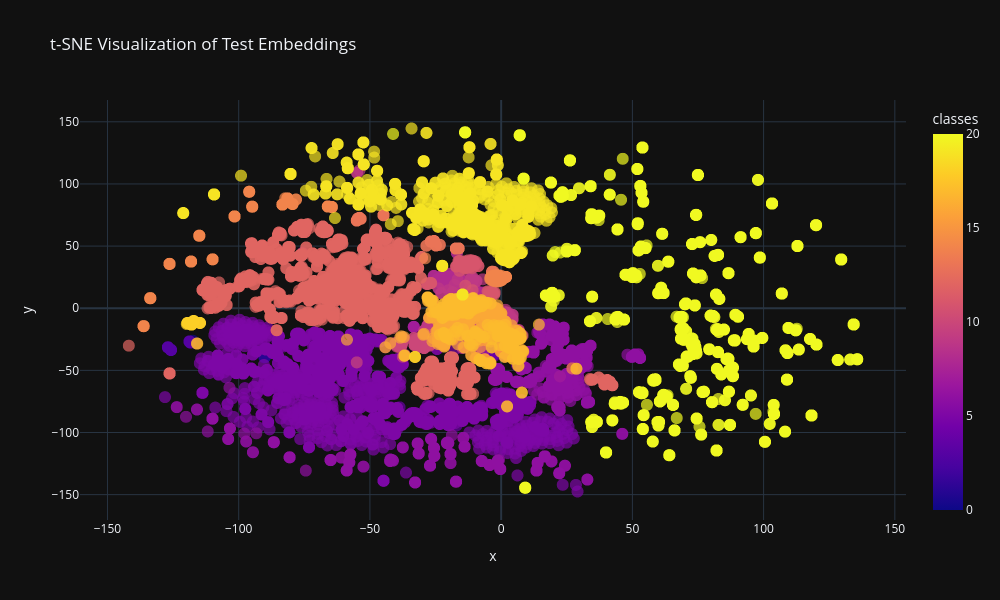

Notebook cell for this chart:
### Code cell
import plotly.express as px

# Подготовка данных для визуализации
df = pd.DataFrame({
    'x': X_tsne[:, 0],
    'y': X_tsne[:, 1],
    'classes': final_df['class_id'],
    'full_table_name': final_df['full_table_name']
})
# Интерактивная визуализация
fig = px.scatter(
    df,
    x='x',
    y='y',
    color='classes',
    hover_data=['full_table_name'],
    title='t-SNE Visualization of Test Embeddings',
    width=1000,
    height=600
)
fig.update_traces(marker=dict(size=12, opacity=0.7))
fig.show()

### Figure 1 — Plotly figure (JSON) as saved in the notebook; plotly's stock layout.template omitted (floating-point values rounded to 4 significant figures; data arrays with more than 128 entries replaced by an {"elided": "..."} marker saying what was removed)
{"data": [{"customdata": {"elided": "18424x1 str values"}, "hovertemplate": "x=%{x}<br>y=%{y}<br>full_table_name=%{customdata[0]}<br>classes=%{marker.color}<extra></extra>", "legendgroup": "", "marker": {"color": {"elided": "18424 int values"}, "coloraxis": "coloraxis", "symbol": "circle", "opacity": 0.7, "size": 12}, "mode": "markers", "name": "", "showlegend": false, "x": {"elided": "18424 float values"}, "xaxis": "x", "y": {"elided": "18424 float values"}, "yaxis": "y", "type": "scattergl"}], "layout": {"xaxis": {"anchor": "y", "domain": [0.0, 1.0], "title": {"text": "x"}}, "yaxis": {"anchor": "x", "domain": [0.0, 1.0], "title": {"text": "y"}}, "coloraxis": {"colorbar": {"title": {"text": "classes"}}, "colorscale": [[0.0, "#0d0887"], [0.1111, "#46039f"], [0.2222, "#7201a8"], [0.3333, "#9c179e"], [0.4444, "#bd3786"], [0.5556, "#d8576b"], [0.6667, "#ed7953"], [0.7778, "#fb9f3a"], [0.8889, "#fdca26"], [1.0, "#f0f921"]]}, "legend": {"tracegroupgap": 0}, "title": {"text": "t-SNE Visualization of Test Embeddings"}, "height": 600, "width": 1000}}
